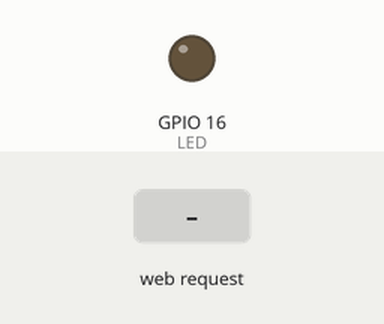
Simulated run of this sketch. Board: ESP8266 (NodeMCU). Shown: output pins drawn as LEDs (lit = HIGH). The inputs (shaded band) are chosen by the test bench. WiFi joins after 1.5 s; servers stay silent unless stated; random numbers use the default seed unless the sketch sets one; what the sketch prints to the serial monitor is not drawn.

Above: at 2.7 s.
2.8 s: HTTP request GET /LED=ON received
At 3.2 s:
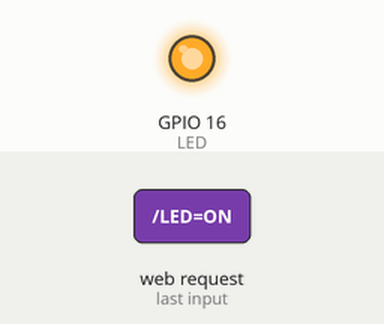
4.3 s: HTTP request GET /LED=OFF received
At 5.6 s:
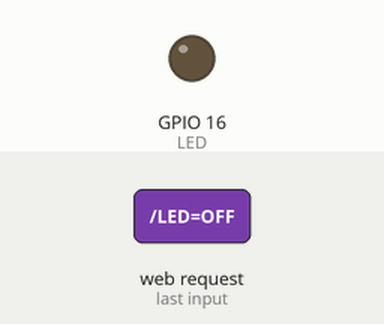
Timing chart, 0 to 7.3 s (numbered marks = the images above; inputs shaded):
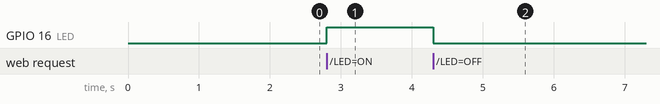

Measured:
- after the input at 2.8 s, GPIO 16 (LED): LOW → HIGH at once
- after the input at 4.3 s, GPIO 16 (LED): HIGH → LOW at once

The sketch:

WebONOFF.ino
```cpp
#include <ESP8266WiFi.h>

const char* ssid = "XNet";
const char* password = "arpanet123";

int LED = 16; // led connected to D0
WiFiServer server(80);

void setup()
{
  Serial.begin(115200);
  pinMode(LED, OUTPUT);
  digitalWrite(LED, LOW);
  Serial.print("Connecting to the Newtork");
  WiFi.begin(ssid, password);
  while (WiFi.status() != WL_CONNECTED)
  {
    delay(500);
    Serial.print(".");
  }

  Serial.println("WiFi connected");
  server.begin();  // Starts the Server
  Serial.println("Server started");

  Serial.print("IP Address of network: "); // Prints IP address on Serial Monitor
  Serial.println(WiFi.localIP());
  Serial.print("Copy and paste the following URL: https://");
  Serial.print(WiFi.localIP());
  Serial.println("/");
}

void loop()
{
  int val = random(1,100);
  WiFiClient client = server.available();
  if (!client)
  {
    return;
  }
  Serial.println("Waiting for new client");
  while(!client.available())
  {
    delay(1);
  }

  String request = client.readStringUntil('\r');
  Serial.println(request);
  client.flush();

  int value = LOW;
  if(request.indexOf("/LED=ON") != -1)
  {
    digitalWrite(LED, HIGH); // Turn ON LED
    value = HIGH;
  }

  if(request.indexOf("/LED=OFF") != -1)
  {
    digitalWrite(LED, LOW); // Turn OFF LED
    value = LOW;
  }

/*------------------HTML Page Creation---------------------*/

  client.println("HTTP/1.1 200 OK"); // standalone web server with an ESP8266
  client.println("Content-Type: text/html");
  client.println("");
  client.println("<!DOCTYPE HTML>");
  client.println("<html>");

  client.print("LED: ");

  if(value == HIGH)
  {
    client.print("ON");
  }
  else
  {
    client.print("OFF");
  }
  client.println("<br><br>");
  client.println("<a href=\"/LED=ON\"\"><button>ON</button></a>");
  client.println("<a href=\"/LED=OFF\"\"><button>OFF</button></a><br />");
  client.println("Air monitoring Data:");
  client.println("<br><br>");
  client.println(val);
  client.println("</html>");

  delay(1000);
  Serial.println("Client disonnected");
  Serial.println("");
}
```
